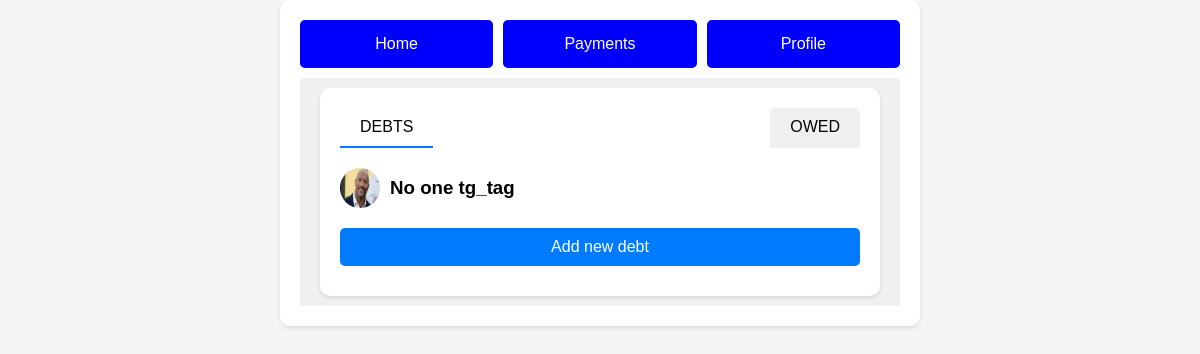
The app's page /, older data.
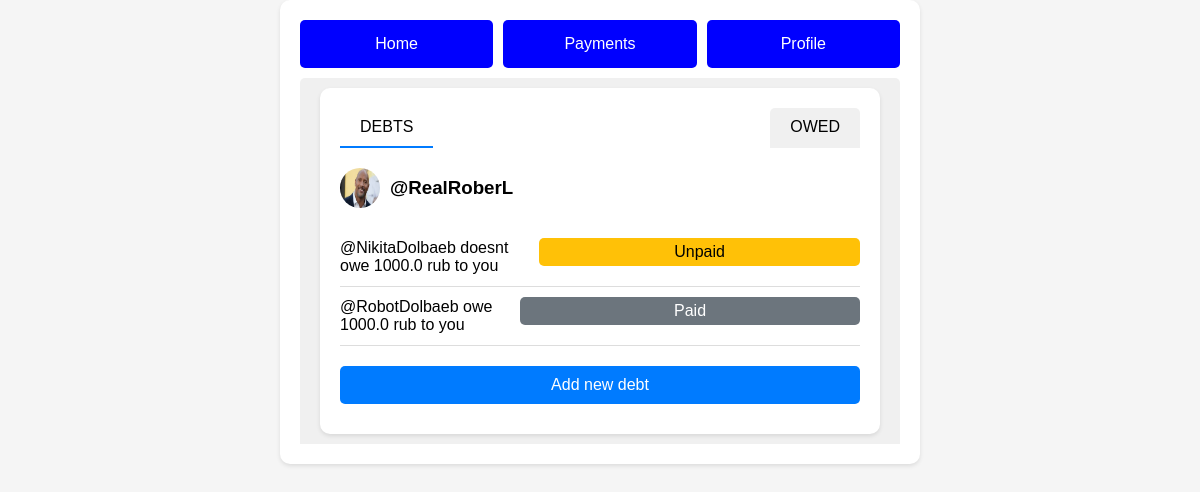
The same page, newer data.
### data/users.py (models this page shows)
class User(SqlAlchemyBase):
    __tablename__ = 'users'
    us_id = sqlalchemy.Column(sqlalchemy.Integer, primary_key=True, autoincrement=True)
    tg_tag = sqlalchemy.Column(sqlalchemy.String, nullable=False, index=True, unique=True)
    tg_id = sqlalchemy.Column(sqlalchemy.String, nullable=True)
    wallet = sqlalchemy.Column(sqlalchemy.String, nullable=True)
    created_date = sqlalchemy.Column(sqlalchemy.DateTime, default=datetime.datetime.now)

### data/debts.py (models this page shows)
class Debts(SqlAlchemyBase):
    __tablename__ = 'debts'
    date_d = sqlalchemy.Column(sqlalchemy.DateTime, default=datetime.datetime.now, primary_key=True, index=True)
    us_id_to = sqlalchemy.Column(sqlalchemy.Integer, sqlalchemy.ForeignKey("users.us_id"), primary_key=True, index=True,
                                 nullable=False)
    us_id = sqlalchemy.Column(sqlalchemy.Integer, sqlalchemy.ForeignKey("users.us_id"), primary_key=True, index=True,
                              nullable=False)
    debt = sqlalchemy.Column(sqlalchemy.Float, nullable=False)
    status = sqlalchemy.Column(sqlalchemy.String, nullable=False)
    user = relationship("User", foreign_keys=[us_id_to])
    user2 = relationship("User", foreign_keys=[us_id])

### main.py (the view)
@app.route('/')
def index():
    date_d = datetime(2024, 3, 3)
    us_id_to = 1
    unpaid_users = dbw.get_unpaid_users(date_d, us_id_to)  # получаем список кортежей
    paid_users = dbw.get_paid_users(date_d, us_id_to)  # тоже список кортежей , поз[0]=tg_tag, поз[1]=debt
    return render_template('index.html', us_name=dbw.get__tg_tag__from__us_id(us_id_to),
                           wallet=dbw.get__us_id__wallet(us_id_to), unpaid_users=unpaid_users, paid_users=paid_users)

### DBwork.py (called while the page is built)
def get_unpaid_users(date_d, us_id_to):  # получение списка пользователей должников кортежом (tg_tag, долг)
    db_sess = db_session.create_session()
    unpaid_users = db_sess.query(User.tg_tag, Debts.debt). \
        join(Debts, Debts.us_id == User.us_id). \
        filter(Debts.date_d == date_d,
               Debts.us_id_to == us_id_to,
               Debts.status == 'no').all()
    sps = []
    for i in unpaid_users:
        sps.append(list(i))
    return sps

def get_paid_users(date_d, us_id_to):  # получение списка пользователей должников кортежом (tg_tag, долг)
    db_sess = db_session.create_session()
    unpaid_users = db_sess.query(User.tg_tag, Debts.debt). \
        join(Debts, Debts.us_id == User.us_id). \
        filter(Debts.date_d == date_d,
               Debts.us_id_to == us_id_to,
               Debts.status == 'yes').all()
    sps = []
    for i in unpaid_users:
        sps.append(list(i))
    return sps

def get__tg_tag__from__us_id(us_id):
    db_sess = db_session.create_session()
    name = db_sess.query(User).filter(User.us_id == us_id).first()
    if name:
        return name.tg_tag
    else:
        return 'No one tg_tag'

def get__us_id__wallet(us_id):
    db_sess = db_session.create_session()
    wall = db_sess.query(User).filter(User.us_id == us_id).first()
    if wall:
        return wall.wallet
    else:
        return 'No one us_id'

### data/db_session.py (called while the page is built)
def create_session() -> Session:  # для удобства в виде подсказок, вообще это тип возвращаемый
    global __factory
    return __factory()

### templates/index.html (shortened to what this page needs)
<!DOCTYPE html>
<html lang="en">
<head>
    <link rel="stylesheet" href="{{ url_for('static', filename='css/style.css') }}">
</head>
<body>
<div class="container">
    <div class="button-container">
        <button onclick="openTab('home')">Home</button>
        <button onclick="openTab('payments')">Payments</button>
        <button onclick="openTab('profile')">Profile</button>
    </div>
    <div id="home" class="tab">
        <div class="container">
            <div class="tabs">
                <div class="tab active">DEBTS</div>
                <div class="tab">OWED</div>
            </div>
            <div class="profile">
                <img src="static/images/profile.jpg" alt="User profile">
                <h3>{{us_name}}</h3>
            </div>
            {% for user in unpaid_users %}
            <div class="debt-item">
                <div>{{ user[0] }} doesnt owe {{user[1]}} rub to you</div>
                <button class="unpaid">Unpaid</button>
            </div>
            {% endfor %}
            {% for user in paid_users %}
            <div class="debt-item">
                <div>{{user[0]}} owe {{ user[1] }} rub to you</div>
                <button class="paid">Paid</button>
            </div>
            {% endfor %}
            <div class="add-debt">
                <button onclick="redirectToNewDebtPage()">
                    Add new debt
                </button>
            </div>
        </div>
    </div>
</div>
</body>
</html>

### static/css/style.css (style rules this page uses)
body { font-family: Arial, sans-serif; background-color: #f5f5f5; margin: 0; padding: 0; }
.container { max-width: 600px; margin: 0 auto; padding: 20px; background-color: #ffffff; border-radius: 10px; box-shadow: 0 2px 4px rgba(0, 0, 0, 0.1); }
.tabs { display: flex; justify-content: space-between; margin-bottom: 20px; }
.button-container { display: flex; justify-content: space-between; gap: 10px; }
.tab { padding: 10px 20px; background-color: #f0f0f0; border-radius: 5px 5px 0 0; cursor: pointer; }
.tab.active { background-color: #ffffff; border-bottom: 2px solid #007bff; }
.profile { display: flex; align-items: center; margin-bottom: 20px; }
.profile img { width: 40px; height: 40px; border-radius: 50%; margin-right: 10px; }
.profile h3 { margin: 0; }
.debt-item { display: flex; justify-content: space-between; align-items: center; padding: 10px 0; border-bottom: 1px solid #ddd; }
.debt-item button { padding: 5px 10px; border: none; border-radius: 5px; cursor: pointer; }
.debt-item .unpaid { background-color: #ffc107; color: #000000; }
.debt-item .paid { background-color: #6c757d; color: #ffffff; }
.add-debt { text-align: center; margin-top: 20px; }
.add-debt button { background-color: #007bff; color: #ffffff; padding: 10px 20px; border: none; border-radius: 5px; cursor: pointer; }
button { width: 100%; padding: 15px; margin-bottom: 10px; background-color: blue; color: white; border: none; border-radius: 5px; font-size: 16px; cursor: pointer; outline: none; }

Row changes from the older to the newer data that the page shows:
added User: tg_tag "@RealRoberL"
added Debts: tg_tag "@NikitaDolbaeb", debt "1000.0", shown under "@RealRoberL"
added Debts: tg_tag "@RobotDolbaeb", debt "1000.0"
Text that changed along with them:
{{ us_name }}: "No one tg_tag" → (not shown)
